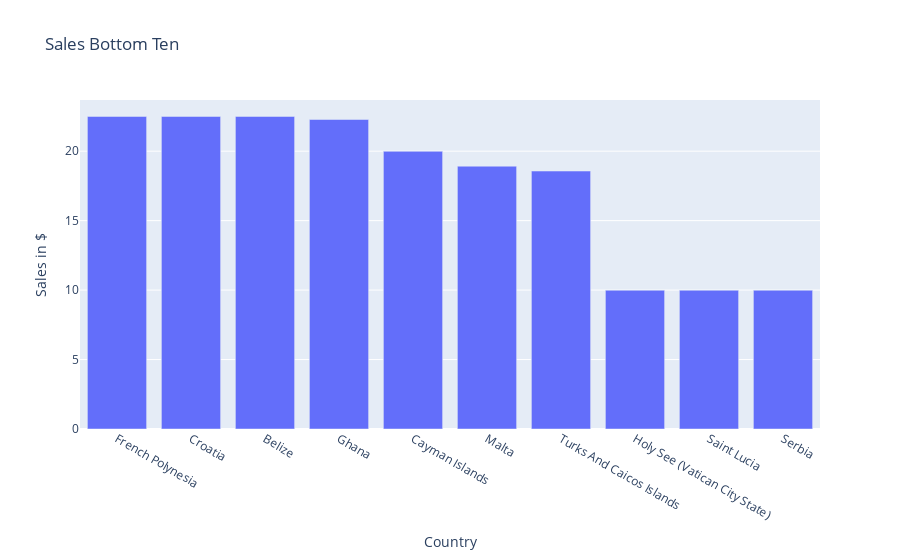

This figure's notebook cell:
### Code cell
# Plotly bar chart - net sales for lowest ten countries
bottom_sales_fig = px.bar(bottom_sales_by_country_ten_sort, x="country", y="net_sales", title="Sales Bottom Ten",
                labels={"country" : 'Country', "net_sales" :'Sales in $'}, hover_data={"net_sales" : ':.2f'})

bottom_sales_fig.show()

### Figure 1 — Plotly figure (JSON) as saved in the notebook; plotly's stock layout.template omitted (floating-point values rounded to 4 significant figures)
{"data": [{"alignmentgroup": "True", "hovertemplate": "Country=%{x}<br>Sales in $=%{y:.2f}<extra></extra>", "legendgroup": "", "marker": {"color": "#636efa", "pattern": {"shape": ""}}, "name": "", "offsetgroup": "", "orientation": "v", "showlegend": false, "textposition": "auto", "type": "bar", "x": ["French Polynesia", "Croatia", "Belize", "Ghana", "Cayman Islands", "Malta", "Turks And Caicos Islands", "Holy See (Vatican City State)", "Saint Lucia", "Serbia"], "xaxis": "x", "y": [22.5, 22.5, 22.5, 22.28, 19.99, 18.92, 18.57, 9.99, 9.99, 9.99], "yaxis": "y"}], "layout": {"barmode": "relative", "legend": {"tracegroupgap": 0}, "title": {"text": "Sales Bottom Ten"}, "xaxis": {"anchor": "y", "domain": [0, 1], "title": {"text": "Country"}}, "yaxis": {"anchor": "x", "domain": [0, 1], "title": {"text": "Sales in $"}}}}
